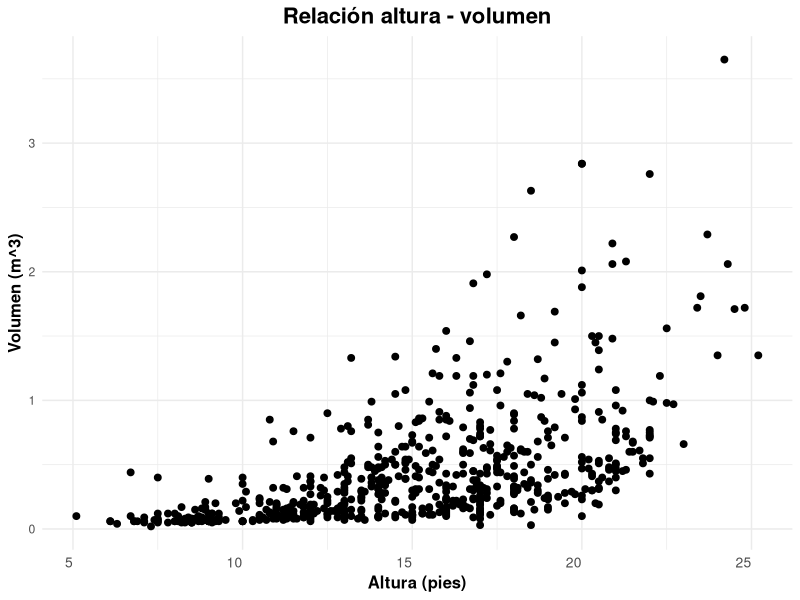
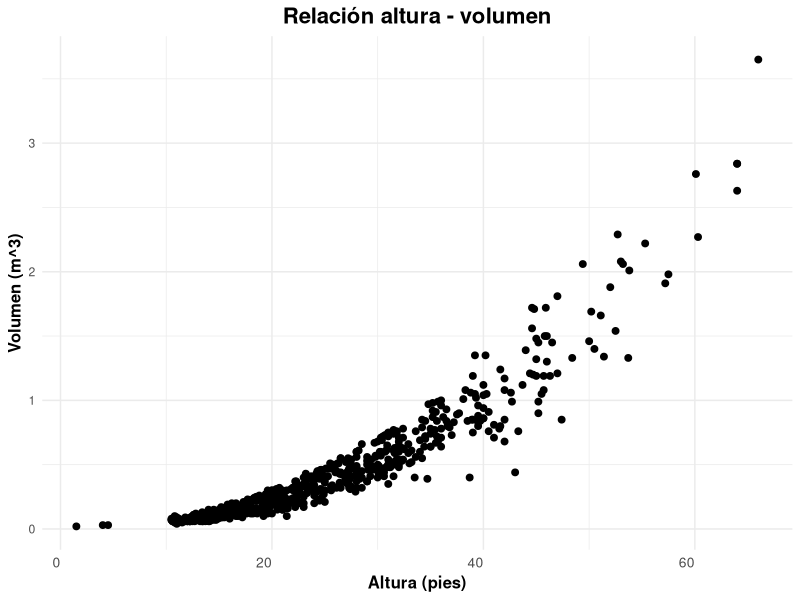
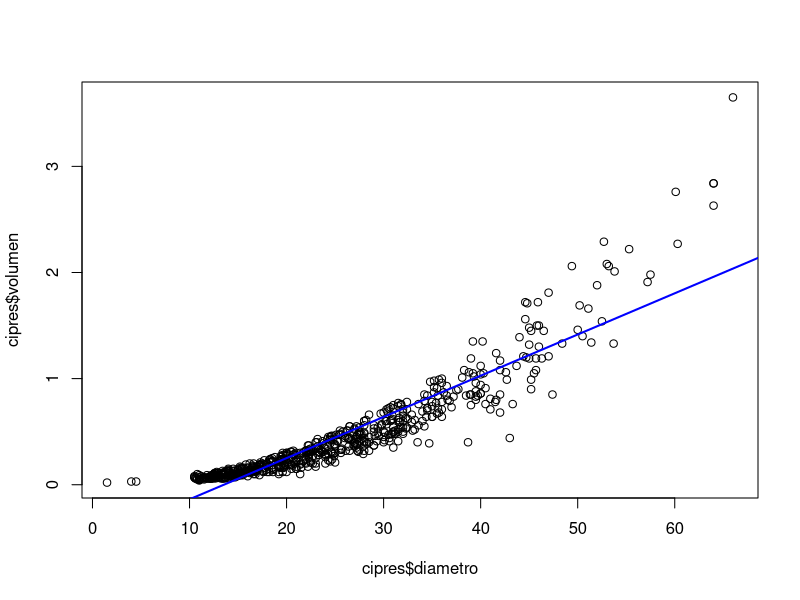
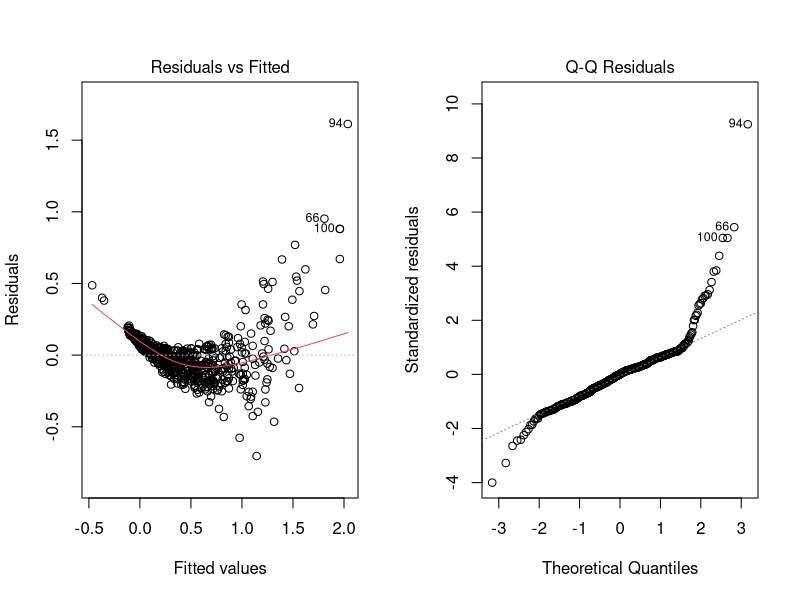
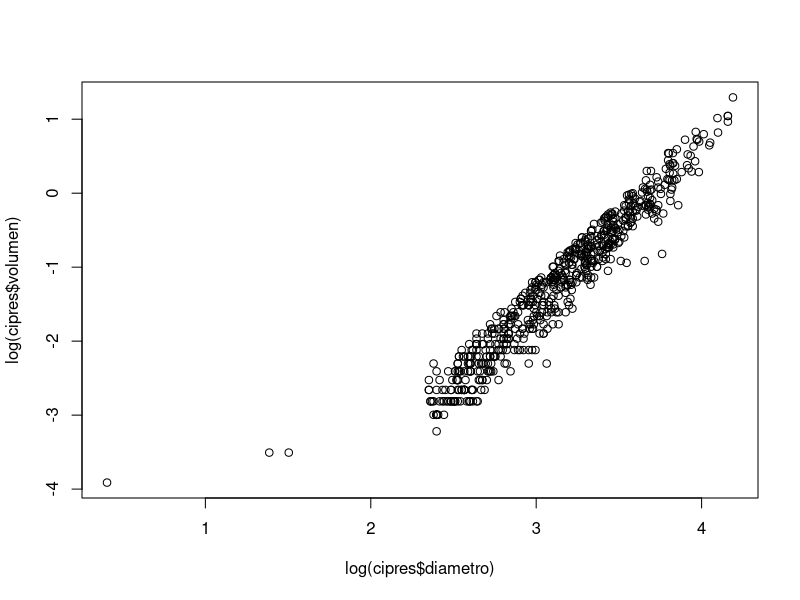
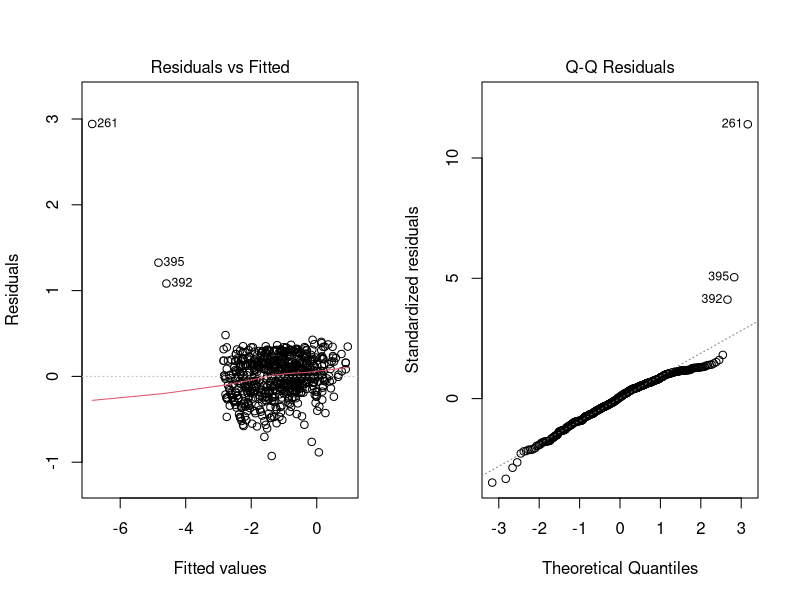
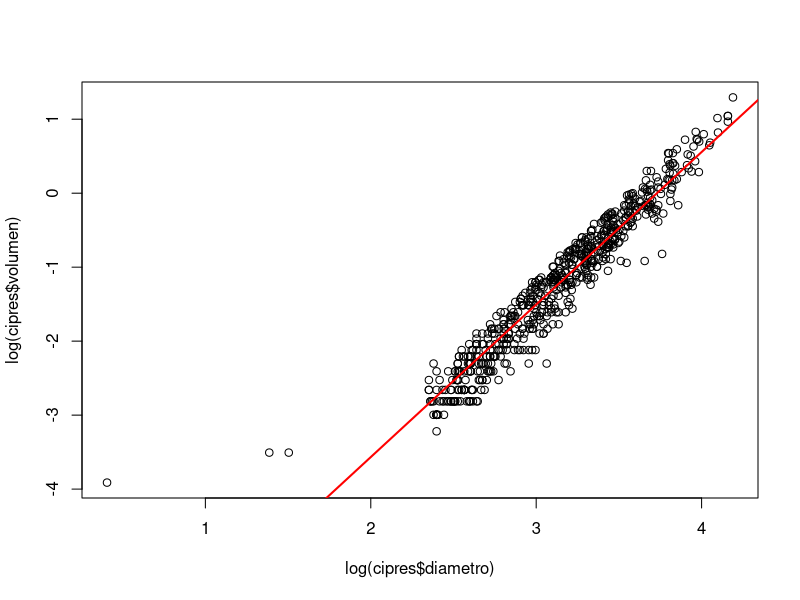

The R source for these figures, in order:
## ---- chunk 1
# Instalación y carga de paquetes  
 # Incluye ggplot2, dplyr, tidyr
if (!require("tidyverse")) install.packages("tidyverse")

 # Se utiliza para leer archivos excel
if (!require("readxl")) install.packages("readxl")

 # Se utiliza para evaluar el supuesto de homosedasticidad
if (!require("car")) install.packages("car")

## ---- chunk 2
# Importar un archivo Excel
cipres <- read_excel("cipres.co.xlsx",
                          sheet = "Hoja1", 
                          col_names = TRUE)

## ---- chunk 3

# Visualizar los primeros registros del data frame
head(cipres)
## ---- chunk 4
# Elaboración de un gráfico de dispersión entre altura y volumen
ggplot(data = cipres, aes(x = altura, y = volumen)) +
  geom_point(color = "black", size = 2) +
  labs(title = "Relación altura - volumen",
       x = "Altura (pies)",
       y = "Volumen (m^3)")+
  theme_minimal()+
  theme(
    plot.title = element_text(size = 16, face = "bold", hjust = 0.5),
    axis.title = element_text(size = 12, face = "bold"),
    axis.text.x = element_text( hjust = 1, size = 10),
    plot.caption = element_text(hjust = 0, size = 8, color = "gray50")
  )

## ---- chunk 5
# Elaboración de un gráfico de dispersión entre diámetro y volumen
ggplot(data = cipres, aes(x = diametro, y = volumen)) +
  geom_point(color = "black", size = 2) +
  labs(title = "Relación altura - volumen",
       x = "Altura (pies)",
       y = "Volumen (m^3)")+
  theme_minimal()+
  theme(
    plot.title = element_text(size = 16, face = "bold", hjust = 0.5),
    axis.title = element_text(size = 12, face = "bold"),
    axis.text.x = element_text( hjust = 1, size = 10),
    plot.caption = element_text(hjust = 0, size = 8, color = "gray50")
  )

## ---- chunk 6
regsimple<-lm(cipres$volumen~cipres$diametro)
summary(regsimple)
## ---- chunk 7
plot(cipres$diametro,cipres$volumen)
abline(regsimple, fitted.values=cipres$volumen, col="blue", lwd=2)

## ---- chunk 8
par(mfrow=c(1,2))
plot(regsimple,which=1:2)
par(mfrow=c(1,1))  # Restaura la configuración gráfica

## ---- chunk 9
shapiro.test(resid(regsimple))
## ---- chunk 10

ncvTest(regsimple)
## ---- chunk 11
# grafico de dispersion datos transformados
plot(log(cipres$diametro),log(cipres$volumen))

## ---- chunk 12
# Regresion usando logaritmos
reg<-lm(log(cipres$volumen)~log(cipres$diametro))
summary(reg)
## ---- chunk 13
par(mfrow=c(1,2)) 
plot(reg,which=1:2) 
par(mfrow=c(1,1))  # Restaura la configuración gráfica 
## ---- chunk 14
shapiro.test(resid(reg))
## ---- chunk 15
ncvTest(reg)
## ---- chunk 16
plot(log(cipres$diametro),log(cipres$volumen)) 
abline(reg, cipres$volumen, col="red", lwd=2)


